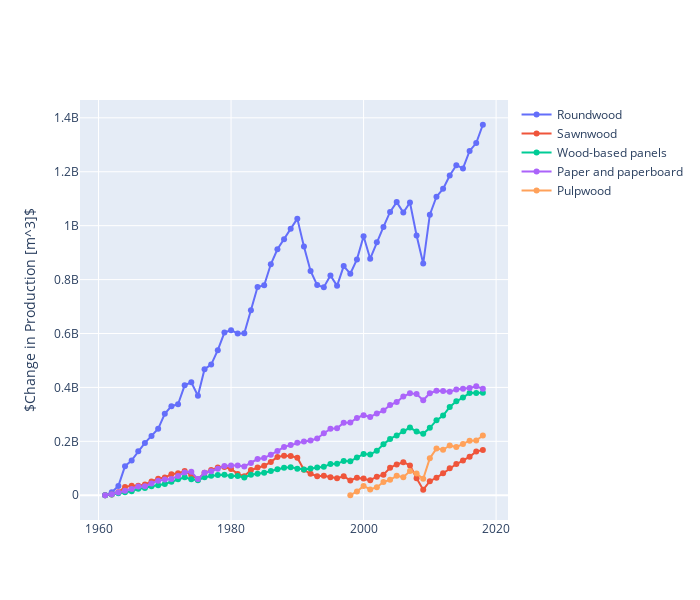

Notebook code for this chart:
### Code cell
fig = go.Figure()
fig.add_trace(go.Scatter(
                    x=world_production[world_production.Item.isin(['Roundwood'])].Year.values, 
                    y=world_production[world_production.Item.isin(['Roundwood'])].Value.values,
                    mode='lines+markers',
                    name='Roundwood'))
fig.add_trace(go.Scatter(
                    x=world_production[world_production.Item.isin(['Sawnwood'])].Year.values, 
                    y=world_production[world_production.Item.isin(['Sawnwood'])].Value.values,
                    mode='lines+markers',
                    name='Sawnwood'))
fig.add_trace(go.Scatter(
                    x=world_production[world_production.Item.isin(['Wood-based panels'])].Year.values, 
                    y=world_production[world_production.Item.isin(['Wood-based panels'])].Value.values,
                    mode='lines+markers',
                    name='Wood-based panels'))
fig.add_trace(go.Scatter(
                    x=world_production[world_production.Item.isin(['Paper and paperboard'])].Year.values, 
                    y=world_production[world_production.Item.isin(['Paper and paperboard'])].Value.values,
                    mode='lines+markers',
                    name='Paper and paperboard'))
fig.add_trace(go.Scatter(
                    x=world_production[world_production.Item.isin(['Pulpwood:round and split:all species (production)'])].Year.values, 
                    y=world_production[world_production.Item.isin(['Pulpwood:round and split:all species (production)'])].Value.values,
                    mode='lines+markers',
                    name='Pulpwood'))

fig.update_layout(
    yaxis_title="$Change in Production [m^3]$",
    autosize=False,
    width=700,
    height=600,
)
fig.show()
